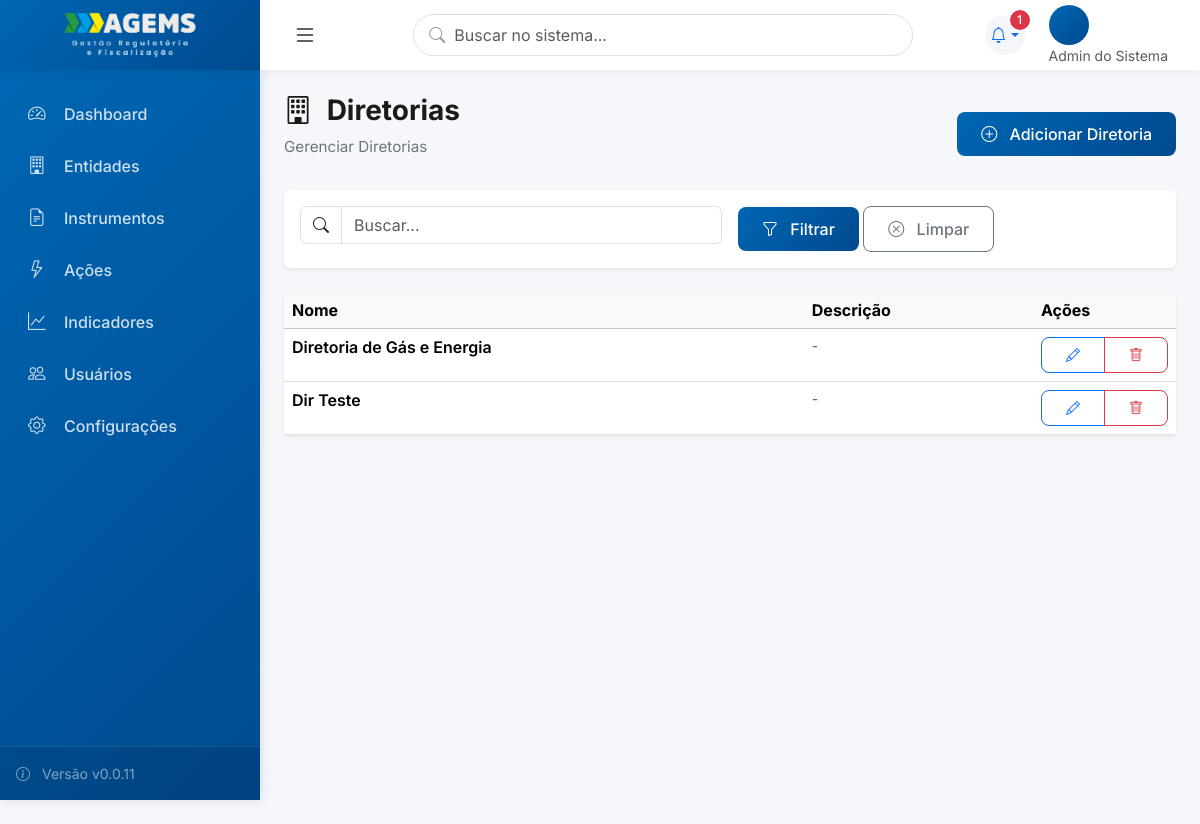
Screenshot of /diretorias/ (signed in) with the database file from the repository.
### usuarios/models.py (models this page shows, shortened)
class Usuario(AbstractUser):
    PERFIL_CHOICES = [
        (0, 'Admin do Sistema'),
        (1, 'Gestor (Diretor)'),
        (2, 'Gestor (Assessor)'),
        (3, 'Técnico (Coordenador)'),
        (4, 'Técnico (Executor)'),
        (5, 'Visualizador (Auditor)'),
    ]
    perfil = models.IntegerField(
        choices=PERFIL_CHOICES,
        default=4,
        verbose_name='Perfil de Acesso',
        help_text='Define o nível de acesso e permissões do usuário'
    )
    diretoria = models.ForeignKey(
        'core.Diretoria',
        on_delete=models.SET_NULL,
        null=True,
        blank=True,
        related_name='usuarios_diretoria',
        verbose_name='Diretoria',
        help_text='Diretoria principal do usuário (obrigatório para perfis 1-5)'
    )
    subunidade = models.ForeignKey(
        'core.Subunidade',
        on_delete=models.SET_NULL,
        null=True,
        blank=True,
        related_name='usuarios',
        verbose_name='Subunidade',
        help_text='Subunidade específica (obrigatório para perfis 2, 3, 4)'
    )
    diretorias_visualizacao = models.ManyToManyField(
        'core.Diretoria',
        blank=True,
        related_name='visualizadores',
        verbose_name='Diretorias para Visualização',
        help_text='Diretorias que o visualizador pode acessar (apenas para perfil 5)'
    )
    cargo = models.CharField(max_length=100, blank=True, verbose_name='Cargo')
    setor = models.CharField(max_length=100, blank=True, verbose_name='Setor/Departamento')
    telefone = models.CharField(max_length=20, blank=True, verbose_name='Telefone')
    entidade = models.ForeignKey(
        'entidades.Entidade',
        on_delete=models.SET_NULL,
        null=True,
        blank=True,
        related_name='usuarios',
        verbose_name='Entidade'
    )
    senha_temporaria = models.BooleanField(
        default=False,
        verbose_name='Senha Temporária',
        help_text='Se True, usuário será forçado a trocar senha no próximo login'
    )
    ativo = models.BooleanField(default=True, verbose_name='Usuário Ativo')
    data_criacao = models.DateTimeField(auto_now_add=True, verbose_name='Data de Criação')
    data_atualizacao = models.DateTimeField(auto_now=True, verbose_name='Última Atualização')
    class Meta:
        verbose_name = 'Usuário'
        verbose_name_plural = 'Usuários'
        ordering = ['first_name', 'last_name']
        indexes = [
            models.Index(fields=['perfil']),
            models.Index(fields=['diretoria']),
            models.Index(fields=['subunidade']),
        ]

### core/models.py (models this page shows, shortened)
class Diretoria(models.Model):
    nome = models.CharField('Nome da Diretoria', max_length=200)
    sigla = models.CharField('Sigla', max_length=10, unique=True)
    diretor_responsavel = models.CharField('Diretor Responsável', max_length=200, blank=True)
    descricao = models.TextField('Descrição', blank=True)
    ativa = models.BooleanField('Ativa', default=True)
    data_criacao = models.DateTimeField('Data de Criação', auto_now_add=True)
    class Meta:
        verbose_name = 'Diretoria'
        verbose_name_plural = 'Diretorias'
        ordering = ['sigla']

### core/core_views.py (the view)
# urls.py: path('diretorias/', DiretoriaListView.as_view(), name='diretoria_list'),
class DiretoriaListView(ModernListView):
    model = Diretoria
    template_name = 'core/diretoria_list.html'
    icon = "bi bi-building"
    create_url = 'diretoria_create'

### core/views.py (called while the page is built)
    def get_context_data(self, **kwargs):
        context = super().get_context_data(**kwargs)
        context['title'] = getattr(self, 'title', self.model._meta.verbose_name_plural.title())
        context['subtitle'] = getattr(self, 'subtitle', f'Gerenciar {self.model._meta.verbose_name_plural}')
        context['icon'] = getattr(self, 'icon', 'bi bi-list')
        context['singular_name'] = self.model._meta.verbose_name.title()
        context['create_url'] = getattr(self, 'create_url', f'{self.model._meta.model_name}_create')
        return context

    def get_queryset(self):
        queryset = self.model.objects.all()
        search = self.request.GET.get('q')
        if search and hasattr(self, 'search_fields'):
            from django.db.models import Q
            query = Q()
            for field in self.search_fields:
                query |= Q(**{f'{field}__icontains': search})
            queryset = queryset.filter(query)
        return queryset

### templates/core/diretoria_list.html
﻿{% extends 'components/list_view.html' %}
{% block table_headers %}
<th>Nome</th>
<th>Descrição</th>
{% endblock %}
{% block table_rows %}
{% for item in object_list %}
<tr>
    <td>
        <div class="fw-semibold">{{item.nome}}</div>
    </td>
    <td>
        {% if item.descricao %}
        <small class="text-muted">{{item.descricao|truncatewords:15}}</small>
        {% else %}
        <small class="text-muted">-</small>
        {% endif %}
    </td>
    <td>
        <div class="btn-group btn-group-sm">
            <a href="{% url 'diretoria_edit' item.pk %}" class="btn btn-outline-primary" title="Editar">
                <i class="bi bi-pencil"></i>
            </a>
            <a href="{% url 'diretoria_delete' item.pk %}" class="btn btn-outline-danger" title="Excluir">
                <i class="bi bi-trash"></i>
            </a>
        </div>
    </td>
</tr>
{% endfor %}
{% endblock %}

### templates/base_modern.html (shortened to what this page needs)
﻿{% load static %}
<!DOCTYPE html>
<html lang="pt-BR">
<head>
    <link href="https://cdn.jsdelivr.net/npm/bootstrap@5.3.2/dist/css/bootstrap.min.css" rel="stylesheet">
    <link rel="stylesheet" href="https://cdn.jsdelivr.net/npm/bootstrap-icons@1.11.1/font/bootstrap-icons.css">
    <link rel="stylesheet" href="https://cdnjs.cloudflare.com/ajax/libs/font-awesome/6.4.2/css/all.min.css">
</head>
<body>
    <aside class="sidebar" id="sidebar">
        <ul class="sidebar-nav">
            <li class="sidebar-nav-item">
                <a href="/" class="sidebar-nav-link {% if request.path == '/' %}active{% endif %}">
                    <i class="bi bi-speedometer2"></i>
                    <span>Dashboard</span>
                </a>
            </li>
            {% if perms.entidades.view_entidade %}
            <li class="sidebar-nav-item">
                <a href="{% url 'entidade_list' %}" class="sidebar-nav-link">
                    <i class="bi bi-building"></i>
                    <span>Entidades</span>
                </a>
            </li>
            {% endif %}
            {% if perms.instrumentos.view_instrumento %}
            <li class="sidebar-nav-item">
                <a href="{% url 'instrumento_list' %}" class="sidebar-nav-link">
                    <i class="bi bi-file-earmark-text"></i>
                    <span>Instrumentos</span>
                </a>
            </li>
            {% endif %}
            {% if perms.acoes.view_acao %}
            <li class="sidebar-nav-item">
                <a href="{% url 'acao_list' %}" class="sidebar-nav-link">
                    <i class="bi bi-lightning"></i>
                    <span>Ações</span>
                </a>
            </li>
            {% endif %}
            {% if perms.indicadores.view_indicador %}
            <li class="sidebar-nav-item">
                <a href="{% url 'indicador_list' %}" class="sidebar-nav-link">
                    <i class="bi bi-graph-up"></i>
                    <span>Indicadores</span>
                </a>
            </li>
            {% endif %}
            {% if user.is_authenticated and user.perfil <= 3 %}
                <li class="sidebar-nav-item">
                    <a href="{% url 'usuario_list' %}" class="sidebar-nav-link">
                        <i class="bi bi-people"></i>
                        <span>Usuários</span>
                    </a>
                </li>
                <li class="sidebar-nav-item">
                    <a href="{% url 'configuracoes' %}" class="sidebar-nav-link">
                        <i class="bi bi-gear"></i>
                        <span>Configurações</span>
                    </a>
                </li>
                {% endif %}
        </ul>
        <div class="sidebar-footer">
            <div class="text-white-50 small">
                <i class="bi bi-info-circle me-2"></i>
                Versão v0.0.11
            </div>
        </div>
    </aside>
    <main class="main-content">
        <header class="top-header">
            <div class="d-flex align-items-center h-100">
                <div class="header-brand-box">
                    <a href="/" class="sidebar-brand">
                        <img src="{% static 'img/logo.png' %}" alt="AGEMS" style="max-width: 140px; height: auto;">
                    </a>
                </div>
                <button class="btn btn-link text-dark ms-2" id="sidebarToggle">
                    <i class="bi bi-list fs-4"></i>
                </button>
            </div>
            <div class="header-search position-relative d-none d-lg-block">
                <i class="bi bi-search"></i>
                <input type="search" class="form-control" placeholder="Buscar no sistema...">
            </div>
            <div class="header-actions">
                <div class="dropdown">
                    <a class="header-icon dropdown-toggle text-decoration-none" href="#" id="alertsDropdown"
                        data-bs-toggle="dropdown" aria-expanded="false">
                        <i class="bi bi-bell"></i>
                        <span id="alertCount" class="badge bg-danger rounded-pill">0</span>
                    </a>
                </div>
                <div class="user-profile dropdown">
                    <div data-bs-toggle="dropdown">
                        <div class="user-avatar">
                        </div>
                        <div class="d-none d-md-block">
                            <div class="small text-muted">{{user.get_perfil_display}}</div>
                        </div>
                    </div>
                </div>
            </div>
        </header>
        <div class="content-area">
            {% block content %}{% endblock %}
        </div>
    </main>
</body>
</html>

### templates/base_modern.html (style rules this page uses)
:root { --primary-color: #0066B3; --secondary-color: #6c757d; --success-color: #198754; --danger-color: #dc3545; --warning-color: #ffc107; --info-color: #0dcaf0; --gold-color: #FFC300; --dark-color: #212529; --light-color: #f8f9fa; --sidebar-width: 260px; --header-height: 70px; --transition-speed: 0.3s; }
* { margin: 0; padding: 0; box-sizing: border-box; }
body { font-family: 'Inter', sans-serif; background-color: #f5f7fa; color: #333; overflow-x: hidden; transition: padding-left var(--transition-speed) ease; }
.sidebar { position: fixed; top: var(--header-height); left: 0; height: calc(100vh - var(--header-height)); width: var(--sidebar-width); background: linear-gradient(135deg, #0066B3 0%, #004A8F 100%); padding: 0; z-index: 1000; transition: all var(--transition-speed) ease; box-shadow: 2px 0 10px rgba(0, 0, 0, 0.1); overflow-y: auto; }
.sidebar-brand { color: white; font-size: 1.5rem; font-weight: 700; text-decoration: none; display: flex; align-items: center; gap: 0.75rem; }
.sidebar-nav { padding: 1rem 0; list-style: none; }
.sidebar-nav-item { margin: 0.25rem 0.75rem; }
.sidebar-nav-link { display: flex; align-items: center; padding: 0.75rem 1rem; color: rgba(255, 255, 255, 0.8); text-decoration: none; border-radius: 0.5rem; transition: all 0.3s ease; font-weight: 500; }
.sidebar-nav-link i { width: 24px; margin-right: 0.75rem; font-size: 1.1rem; }
.sidebar-footer { position: absolute; bottom: 0; width: 100%; padding: 1rem; background: rgba(0, 0, 0, 0.1); border-top: 1px solid rgba(255, 255, 255, 0.1); }
.main-content { margin-left: var(--sidebar-width); min-height: 100vh; transition: all var(--transition-speed) ease; padding-top: var(--header-height); }
.top-header { background: white; height: var(--header-height); padding: 0 1.5rem 0 0; box-shadow: 0 2px 10px rgba(0, 0, 0, 0.05); display: flex; align-items: center; justify-content: space-between; position: fixed; top: 0; left: 0; right: 0; width: 100%; z-index: 1010; }
.header-brand-box { width: var(--sidebar-width); height: 100%; background: linear-gradient(135deg, #0066B3 0%, #004A8F 100%); display: flex; align-items: center; justify-content: center; padding: 0 1rem; transition: all var(--transition-speed) ease; }
.header-search { flex: 1; max-width: 500px; }
.header-search input { border-radius: 50px; border: 1px solid #e0e0e0; padding: 0.5rem 1.5rem; padding-left: 2.5rem; }
.header-search i { position: absolute; left: 1rem; top: 50%; transform: translateY(-50%); color: #999; }
.header-actions { display: flex; align-items: center; gap: 1rem; }
.header-icon { position: relative; width: 40px; height: 40px; border-radius: 50%; background: #f5f7fa; display: flex; align-items: center; justify-content: center; cursor: pointer; transition: all 0.3s ease; }
.header-icon .badge { position: absolute; top: -5px; right: -5px; font-size: 0.7rem; }
.user-profile { display: flex; align-items: center; gap: 0.75rem; cursor: pointer; padding: 0.5rem; border-radius: 50px; transition: all 0.3s ease; }
.user-avatar { width: 40px; height: 40px; border-radius: 50%; background: linear-gradient(135deg, #0066B3 0%, #004A8F 100%); display: flex; align-items: center; justify-content: center; color: white; font-weight: 600; }
.content-area { padding: 0 1.5rem; }
.badge { padding: 0.5rem 1rem; border-radius: 50px; font-weight: 500; font-size: 0.85rem; }
.btn { padding: 0.625rem 1.5rem; border-radius: 0.5rem; font-weight: 500; transition: all 0.3s ease; }

### templates/alertas_script_v2.html (style rules this page uses)
#alertCount { min-width: 20px; height: 20px; font-size: 0.75rem; line-height: 20px; padding: 0 6px; }

### rows the page displays
Usuario: perfil "Admin do Sistema"
Diretoria: nome "Diretoria de Gás e Energia"
Diretoria: nome "Dir Teste"

### other values shown
{{ title }} "Diretorias"
{{ subtitle }} "Gerenciar Diretorias"
{{ singular_name }} "Diretoria"
